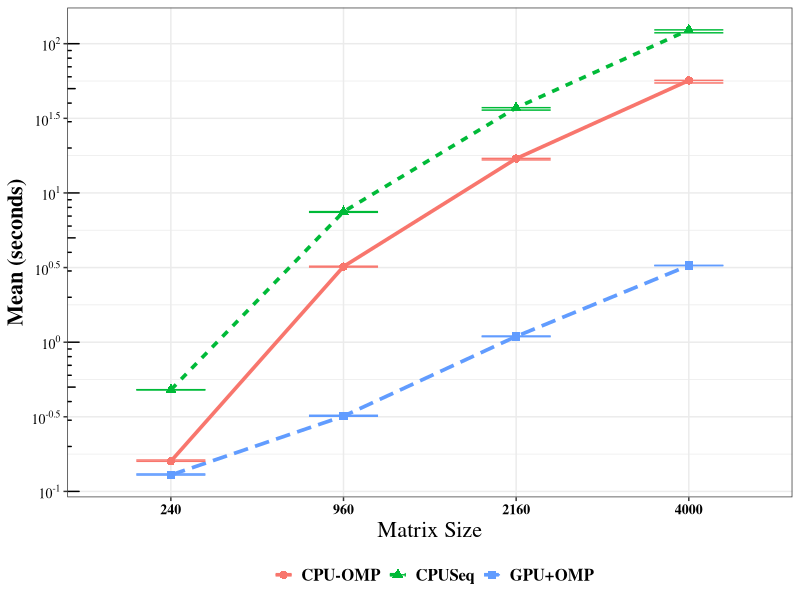

Reproduce this figure in R.
library(ggplot2)

size <- c(240, 960, 2160, 4000)
# Mean
CPUseq <- cbind(size, "CPUSeq", c(0.47939565440028675, 7.482897269700091,37.21196495326694,123.72078290366699))
CPUOMP <- cbind(size, "CPU-OMP", c(0.159272048434165, 3.2126924417738336, 16.992475143164242, 56.72498899894029 ))
GPU <- cbind(size, "GPU+OMP", c(0.1288769468703928,0.31956582149529517, 1.0928144277461493, 3.2652298854043087))
DP <- cbind(c(0.002921111761179179, 0.049695657429750406, 0.1932463999348432, 0.23676821725222413, 0.00854370549236153, 0.04455933394666089, 0.11483332251261552, 0.20846315410751592, 0.005735491429002246, 0.0111917991713564, 0.020180054840807357, 0.008414694365520642))

DF <- data.frame(rbind(CPUseq, CPUOMP, GPU))
names(DF) <- c("Size", "Version", "Mean")
DF$Size <- factor(DF$Size, levels = c("240", "960", "2160", "4000"))
DF$Mean <- as.numeric(as.character(DF$Mean))
DP <- as.numeric(as.character(DP))

print(DP)

Graph <- ggplot(DF, aes(x = Size, y = Mean, color = Version, group = Version)) + 
  geom_point(size = 2.5,mapping = aes(shape=Version)) + 
  geom_line(aes(linetype = Version), size=1.25) +
  theme_bw() + 
#  scale_colour_manual(values=c(cbbPalette)) +
#  scale_fill_manual(values=c(cbbPalette)) +
  scale_y_log10(breaks = scales::trans_breaks("log10", function(x) 10^x),
              labels = scales::trans_format("log10", scales::math_format(10^.x)))  + 
  annotation_logticks(sides = "l")  +
  geom_errorbar(aes(ymax = Mean + 1.96*DP/sqrt(30), ymin = Mean - Mean*DP/sqrt(30)), width=0.4) +
  ylab("Mean (seconds)") + 
  xlab(expression(paste("Matrix Size"))) +
  theme(plot.title = element_text(family = "Times", face="bold", size=16)) +
  theme(plot.title = element_text(hjust = 0.5)) +
  theme(axis.title = element_text(family = "Times", face="bold", size=16)) +
  theme(axis.text  = element_text(family = "Times", face="bold", size=10, colour = "Black")) +
  theme(legend.title  = element_text(family = "Times", face="bold", size=0)) +
  theme(legend.text  = element_text(family = "Times", face="bold", size=12)) +
  theme(legend.key.size = unit(5, "cm")) +
  theme(legend.direction = "horizontal",
        legend.position = "bottom",
        legend.key=element_rect(size=0),
        legend.key.size = unit(1, "lines")) +
  guides(col = guide_legend(nrow = 1))
ggsave(paste("~/Giuliano-plots.pdf",sep=""), Graph,  height=10, width=15, units="cm")


# Median
CPUseq <- c(0.4790759129991784, 7.484063304498704, 37.15695717749986, 123.71510654349913 )
CPUOMP <- c(0.15920984800322913, 3.2040811575134285, 16.986593497509602, 56.69127115351148 )
GPU <-  c(0.12808945053257048, 0.3175889280100819, 1.0840124645328615,  3.266195518517634)
